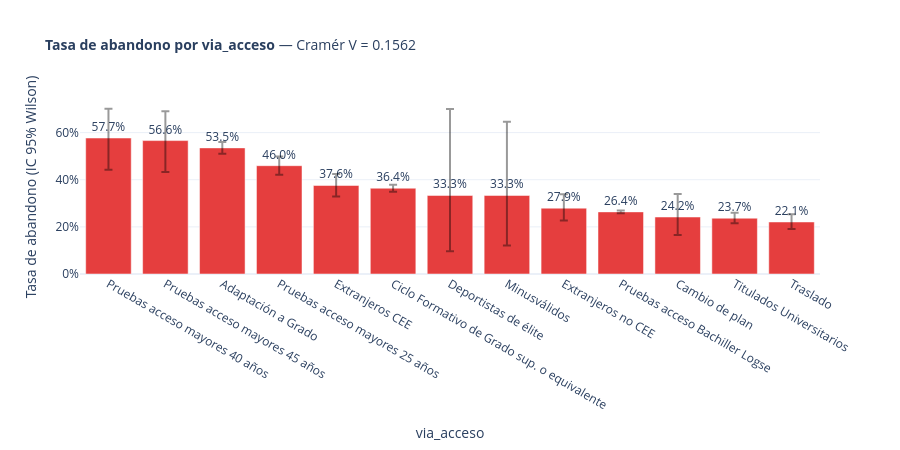
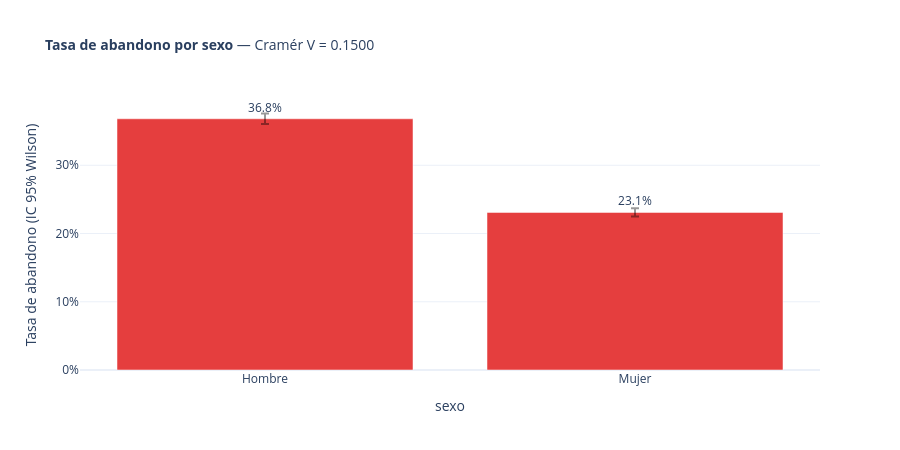
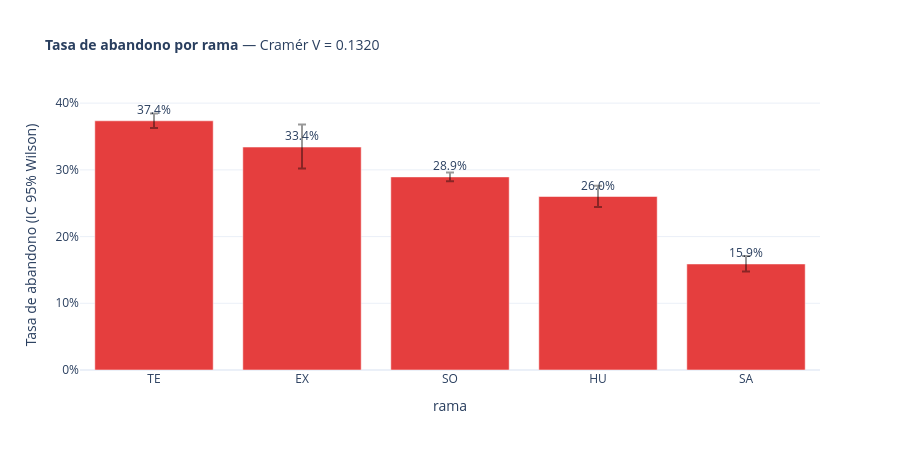

The notebook cell saved with these charts, in order:
### Code cell
# ── 4c Deep-dive categóricas: tasas con IC Wilson (Statsmodels) ───────────────
from statsmodels.stats.proportion import proportion_confint

def tabla_tasa_con_ic(df: pd.DataFrame, var: str, target: str) -> pd.DataFrame:
    """Calcula tasa de abandono por categoría + IC 95% Wilson."""
    grp = df.groupby(var)[target].agg(["sum", "count"]).reset_index()
    grp.columns = [var, "n_abandona", "n_total"]
    grp["tasa"] = grp["n_abandona"] / grp["n_total"]
    ic = grp.apply(
        lambda r: proportion_confint(r["n_abandona"], r["n_total"], method="wilson"),
        axis=1, result_type="expand"
    )
    grp["ic_low"]  = ic[0]
    grp["ic_high"] = ic[1]
    return grp.sort_values("tasa", ascending=False)


for var in top_cat_vars:
    tasa_df = tabla_tasa_con_ic(df, var, TARGET)

    fig = go.Figure()
    fig.add_trace(go.Bar(
        x=tasa_df[var].astype(str),
        y=tasa_df["tasa"],
        error_y=dict(
            type="data",
            symmetric=False,
            array=(tasa_df["ic_high"] - tasa_df["tasa"]).values,
            arrayminus=(tasa_df["tasa"] - tasa_df["ic_low"]).values,
            visible=True, color="rgba(0,0,0,0.4)"
        ),
        marker_color=COLOR_ABANDONO,
        text=tasa_df["tasa"].apply(lambda x: f"{x:.1%}"),
        textposition="outside",
        hovertemplate="%{x}<br>Tasa abandono: %{y:.1%}<br>n=%{customdata}<extra></extra>",
        customdata=tasa_df["n_total"]
    ))

    cramer = resultados_cat.loc[resultados_cat["variable"] == var, "cramer_v"].values[0]
    fig.update_layout(
        title=dict(
            text=f"<b>Tasa de abandono por {var}</b> — Cramér V = {cramer:.4f}",
            font=dict(size=14)
        ),
        yaxis_tickformat=".0%",
        yaxis_title="Tasa de abandono (IC 95% Wilson)",
        xaxis_title=var,
        template="plotly_white",
        height=450
    )
    fig.show()

### Figure 1 — Plotly figure (JSON) as saved in the notebook; plotly's stock layout.template omitted (floating-point values rounded to 4 significant figures)
{"data": [{"customdata": [52, 53, 1553, 642, 394, 4099, 6, 9, 247, 24403, 91, 1415, 657], "error_y": {"array": [0.1244, 0.1245, 0.02469, 0.03868, 0.0488, 0.01485, 0.3667, 0.3125, 0.05901, 0.005564, 0.09726, 0.02284, 0.03328], "arrayminus": [0.135, 0.1334, 0.02486, 0.03819, 0.0464, 0.0146, 0.2366, 0.2127, 0.05225, 0.00549, 0.07634, 0.02142, 0.03004], "color": "rgba(0,0,0,0.4)", "symmetric": false, "type": "data", "visible": true}, "hovertemplate": "%{x}<br>Tasa abandono: %{y:.1%}<br>n=%{customdata}<extra></extra>", "marker": {"color": "#e53e3e"}, "text": ["57.7%", "56.6%", "53.5%", "46.0%", "37.6%", "36.4%", "33.3%", "33.3%", "27.9%", "26.4%", "24.2%", "23.7%", "22.1%"], "textposition": "outside", "type": "bar", "x": ["Pruebas acceso mayores 40 años", "Pruebas acceso mayores 45 años", "Adaptación a Grado", "Pruebas acceso mayores 25 años", "Extranjeros CEE", "Ciclo Formativo de Grado sup. o equivalente", "Deportistas de élite", "Minusválidos", "Extranjeros no CEE", "Pruebas acceso Bachiller Logse", "Cambio de plan", "Titulados Universitarios", "Traslado"], "y": [0.5769, 0.566, 0.5351, 0.4595, 0.3756, 0.364, 0.3333, 0.3333, 0.2794, 0.2635, 0.2418, 0.2367, 0.2207]}], "layout": {"height": 450, "title": {"font": {"size": 14}, "text": "<b>Tasa de abandono por via_acceso</b> — Cramér V = 0.1562"}, "xaxis": {"title": {"text": "via_acceso"}}, "yaxis": {"tickformat": ".0%", "title": {"text": "Tasa de abandono (IC 95% Wilson)"}}}}

### Figure 2 — Plotly figure (JSON) as saved in the notebook; plotly's stock layout.template omitted (floating-point values rounded to 4 significant figures)
{"data": [{"customdata": [15085, 18536], "error_y": {"array": [0.007729, 0.006122], "arrayminus": [0.007662, 0.00601], "color": "rgba(0,0,0,0.4)", "symmetric": false, "type": "data", "visible": true}, "hovertemplate": "%{x}<br>Tasa abandono: %{y:.1%}<br>n=%{customdata}<extra></extra>", "marker": {"color": "#e53e3e"}, "text": ["36.8%", "23.1%"], "textposition": "outside", "type": "bar", "x": ["Hombre", "Mujer"], "y": [0.3681, 0.2309]}], "layout": {"height": 450, "title": {"font": {"size": 14}, "text": "<b>Tasa de abandono por sexo</b> — Cramér V = 0.1500"}, "xaxis": {"title": {"text": "sexo"}}, "yaxis": {"tickformat": ".0%", "title": {"text": "Tasa de abandono (IC 95% Wilson)"}}}}

### Figure 3 — Plotly figure (JSON) as saved in the notebook; plotly's stock layout.template omitted (floating-point values rounded to 4 significant figures)
{"data": [{"customdata": [7600, 787, 18594, 2903, 3737], "error_y": {"array": [0.01094, 0.03369, 0.006561, 0.01627, 0.01207], "arrayminus": [0.01081, 0.03208, 0.006474, 0.01563, 0.01137], "color": "rgba(0,0,0,0.4)", "symmetric": false, "type": "data", "visible": true}, "hovertemplate": "%{x}<br>Tasa abandono: %{y:.1%}<br>n=%{customdata}<extra></extra>", "marker": {"color": "#e53e3e"}, "text": ["37.4%", "33.4%", "28.9%", "26.0%", "15.9%"], "textposition": "outside", "type": "bar", "x": ["TE", "EX", "SO", "HU", "SA"], "y": [0.3736, 0.3342, 0.2894, 0.2601, 0.159]}], "layout": {"height": 450, "title": {"font": {"size": 14}, "text": "<b>Tasa de abandono por rama</b> — Cramér V = 0.1320"}, "xaxis": {"title": {"text": "rama"}}, "yaxis": {"tickformat": ".0%", "title": {"text": "Tasa de abandono (IC 95% Wilson)"}}}}
